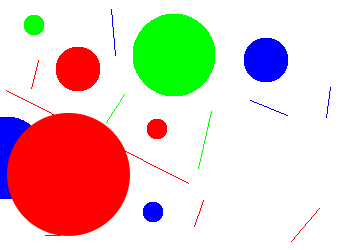
//> input picture 最大紅色圓偵測49470213林高遠/Circleshape.bmp, 347 x 250 px
$ ./圓偵測   (built with g++ and OpenCV 4)
//> lines starting //> are read from the running program, lines starting //| are printed output that depends on the picture; after the words box and inside, x2 and y2 are one past the last pixel; in counts of white or black regions, pixels touching at a corner belong together
### 最大紅色圓偵測49470213林高遠/stdafx.h
// stdafx.h : 可在此標頭檔中包含標準的系統 Include 檔，
// 或是經常使用卻很少變更的
// 專案專用 Include 檔案
//

#pragma once

#include "targetver.h"

#include <stdio.h>
#include <stdlib.h>
#include <iostream>
#include <tchar.h>
#include "cv.h"
#include "highgui.h"
#include "cxcore.h"
#include "cvaux.h"


// TODO: 在此參考您的程式所需要的其他標頭

### 最大紅色圓偵測49470213林高遠/圓偵測.cpp
#include "stdafx.h"
//100-2 機電系 機械視覺
//期中考-最大紅色圓偵測
//工教系494702123 林高遠

char FileName[20]="Circleshape.bmp";
double darrList[20][3];

int main()
{
	std::cout << "100-2 機電系 機械視覺\n";
	std::cout << "期中考 最大紅色圓偵測\n";
	std::cout << "工教系 494702123 林高遠\n";
	std::cout << "讀入 Circleshape.bmp ...\n\n";

	if(FileName[0]==NULL){
		std::cout << "找不到 Circleshape.bmp ...!\n\n";
		system("pause");
		return -1;
	}

	cv::Mat Img=cv::imread(FileName,1);
//> Img is the input picture: 250 rows x 347 cols, CV_8UC3; mean B, G, R 196.8, 204.6, 228.8
	cv::Mat ImgResult=Img.clone();
	//複製也可以用
	//Img.copyTo(ImgResult);
	//不可以用
	//ImgResult=Img;
	//會連帶處理


	/*過濾紅色(BGR排列)*/
	for(int i=0;i<Img.rows;i++){
		for(int j=0;j<Img.cols;j++){
			if(Img.at<cv::Vec3b>(i,j)[2] > (Img.at<cv::Vec3b>(i,j)[0] + Img.at<cv::Vec3b>(i,j)[1]))
			{
				ImgResult.at<cv::Vec3b>(i,j)[0]=255;
				ImgResult.at<cv::Vec3b>(i,j)[1]=255;
				ImgResult.at<cv::Vec3b>(i,j)[2]=255;
			}
			else
			{
				ImgResult.at<cv::Vec3b>(i,j)[0]=0;
				ImgResult.at<cv::Vec3b>(i,j)[1]=0;
				ImgResult.at<cv::Vec3b>(i,j)[2]=0;
			}
		}
	}
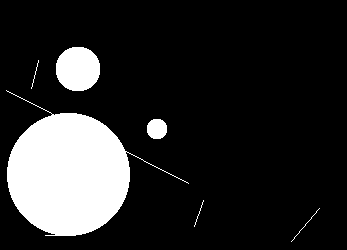
//> ImgResult: 250 rows x 347 cols, CV_8UC3; 16.1% white; 6 white regions, box (x1, y1, x2, y2) and area: (6, 90, 189, 236) 12010, (56, 47, 100, 91) 1568, (147, 119, 167, 139) 332, (291, 208, 320, 242) 34, (31, 60, 39, 89) 29, (194, 200, 204, 227) 27

	/*轉單通道,否則不能做形態運算*/
	cv::cvtColor(ImgResult,ImgResult,cv::COLOR_BGR2GRAY,0);

	/*對灰階圖閉運算,消除會造成干擾的細線*/
	cv::erode(ImgResult,ImgResult,cv::Mat(),cv::Point(-1,-1),3);
	cv::dilate(ImgResult,ImgResult,cv::Mat(),cv::Point(-1,-1),3);
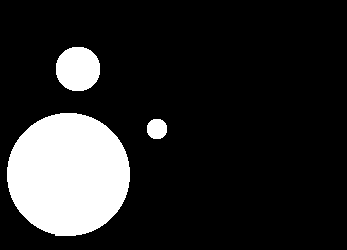
//> ImgResult: 250 rows x 347 cols, CV_8UC1; 15.9% white; 3 white regions, box (x1, y1, x2, y2) and area: (7, 113, 130, 236) 11889, (56, 47, 100, 91) 1568, (147, 119, 167, 139) 332

	std::vector<cv::Vec3f> circles;
	cv::HoughCircles(ImgResult,circles,CV_HOUGH_GRADIENT,
		Img.rows/64, //累加解析
		20,			//兩圓間最小距離
		200,		//Canny 門檻
		50,		//投票門檻
		5,120);		//最小最大半徑
//> circles = 4 circles (x, y, radius): [70.5, 172.5, 63.5], [79.5, 67.5, 23.6], [52.5, 154.5, 85.4], [157.5, 127.5, 10.7]

	/*各組圓的大小排序*/
	for(int i=0;i<circles.size()-1;i++){
		for(int j=0;i+j<circles.size()-1;j++){
			if(circles[i][2]<circles[i+j][2]){
				std::swap(circles[i][0],circles[i+j][0]);
				std::swap(circles[i][1],circles[i+j][1]);
				std::swap(circles[i][2],circles[i+j][2]);
			}
		}
	}
//> this loop made 3 passes


	/*畫出欲偵測的圓*/
	for(int i=0;i<1;i++ )
	{
		cv::Point center(cvRound(circles[i][0]), cvRound(circles[i][1]));
		int radius = cvRound(circles[i][2]);
		// circle center
		circle( Img, center, 3, cv::Scalar(0,255,0), -1, 8, 0 );
		// circle outline
		circle( Img, center, radius, cv::Scalar(0,255,0), 3, 8, 0 );
	}
//> this loop made 1 pass
//> (center, radius) on pass 1: (Point(52, 154), 85)
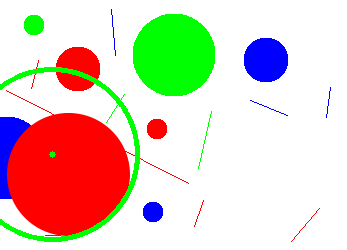
//> Img: 250 rows x 347 cols, CV_8UC3; 2.2% of pixels changed, all inside (x1, y1, x2, y2) = (0, 67, 140, 242)

	std::cout<<"最大紅色圓 x="<< cvRound(circles[0][0]) <<" y=" << cvRound(circles[0][1]) << " r=" << cvRound(circles[0][2]) ;
//| 最大紅色圓 x=52 y=154 r=85
	cv::imshow("Img",Img);
	cv::imshow("ImgResult",ImgResult);
	cv::waitKey(0);
	return 0;
}
